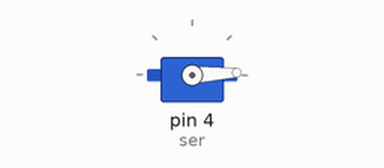
A sketch run on a simulated Arduino Uno, built with avr-gcc and run on an emulated ATmega328P. Parts: servo.

Above: at 0.05 s.
At 1.3 s:
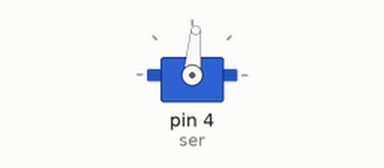
At 2.6 s:
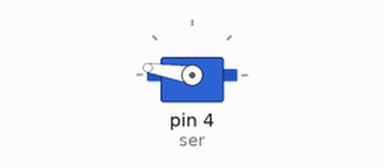
At 5.2 s:
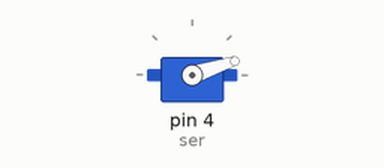
Timing chart, 0 to 7.1 s (numbered marks = the images above):
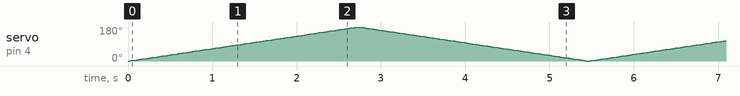

The sketch:

Program9_SERVO.ino
```cpp
#include<Servo.h>
Servo ser;
void setup()
{
  ser.attach(4);
}
void loop()
{
  for(int i=0; i<=180; i+=1)
  {
    ser.write(i);
    delay(15);
  }
  for(int i=180; i>=0; i-=1)
  {
    ser.write(i);
    delay(15);
  }
}
```
